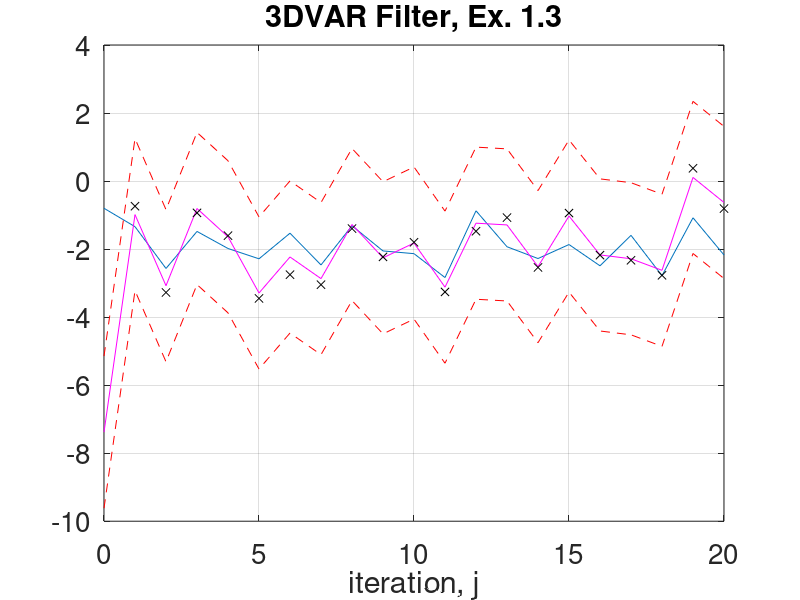
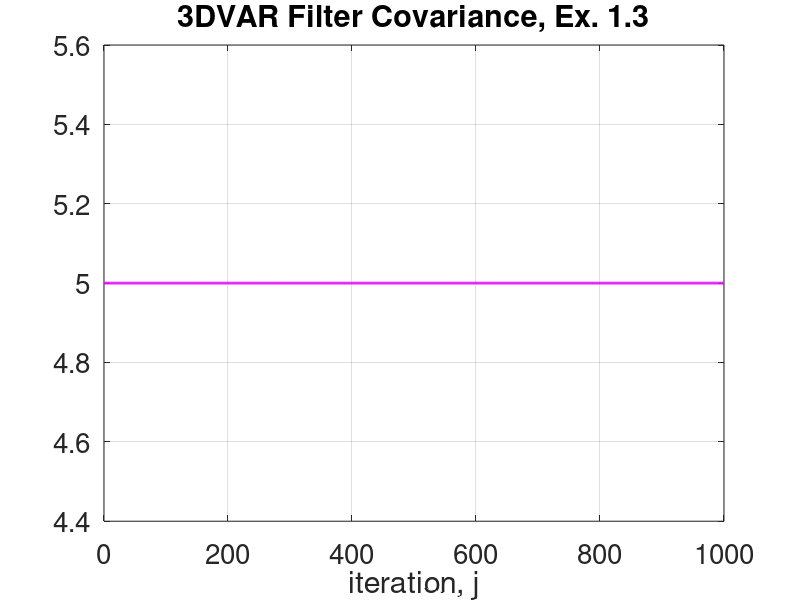
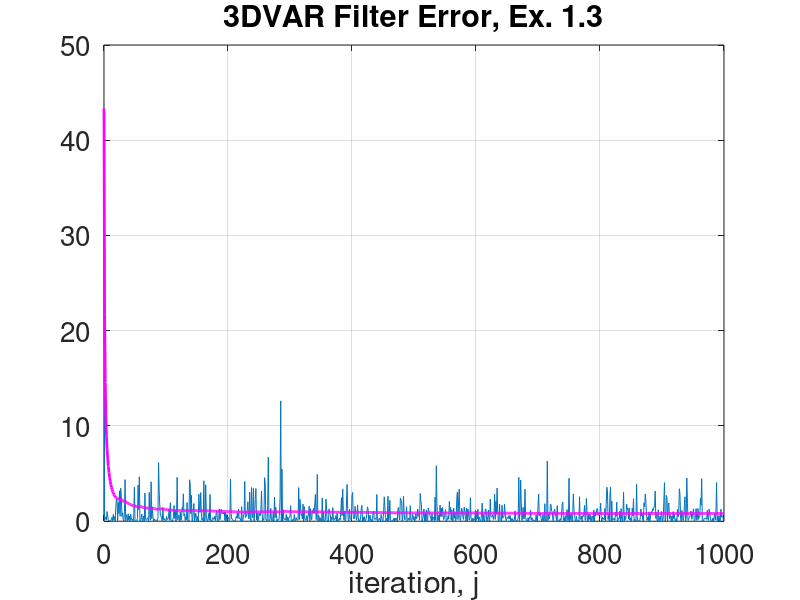

Write MATLAB code to recreate these figures, in order.
clear;set(0,'defaultaxesfontsize',20);format long
%%% p10.m 3DVAR Filter, sin map (Ex. 1.3)
%% setup

J=1e3;% number of steps
alpha=2.5;% dynamics determined by alpha
gamma=1;% observational noise variance is gamma^2
sigma=3e-1;% dynamics noise variance is sigma^2
C0=9e-2;% prior initial condition variance
m0=0;% prior initial condition mean
sd=1;rng(sd);% choose random number seed

m=zeros(J,1);v=m;y=m;% pre-allocate
v(1)=m0+sqrt(C0)*randn;% initial truth
m(1)=10*randn;% initial mean/estimate
eta=2e-1;% stabilization coefficient 0 < eta << 1
c=gamma^2/eta;H=1;% covariance and observation operator
K=(c*H')/(H*c*H'+gamma^2);% Kalman gain

%% solution % assimilate!

for j=1:J    
    v(j+1)=alpha*sin(v(j)) + sigma*randn;% truth
    y(j)=H*v(j+1)+gamma*randn;% observation

    mhat=alpha*sin(m(j));% estimator predict
    
    d=y(j)-H*mhat;% innovation
    m(j+1)=mhat+K*d;% estimator update
    
end

js=21;% plot truth, mean, standard deviation, observations
figure;plot([0:js-1],v(1:js));hold;plot([0:js-1],m(1:js),'m');
plot([0:js-1],m(1:js)+sqrt(c),'r--');plot([1:js-1],y(1:js-1),'kx');
plot([0:js-1],m(1:js)-sqrt(c),'r--');hold;grid;xlabel('iteration, j');
title('3DVAR Filter, Ex. 1.3')

figure;plot([0:J],c*[0:J].^0);hold
plot([0:J],c*[0:J].^0,'m','Linewidth',2);grid
hold;xlabel('iteration, j');
title('3DVAR Filter Covariance, Ex. 1.3');

figure;plot([0:J],(v-m).^2);hold;
plot([0:J],cumsum((v-m).^2)./[1:J+1]','m','Linewidth',2);grid
hold;xlabel('iteration, j');
title('3DVAR Filter Error, Ex. 1.3')
